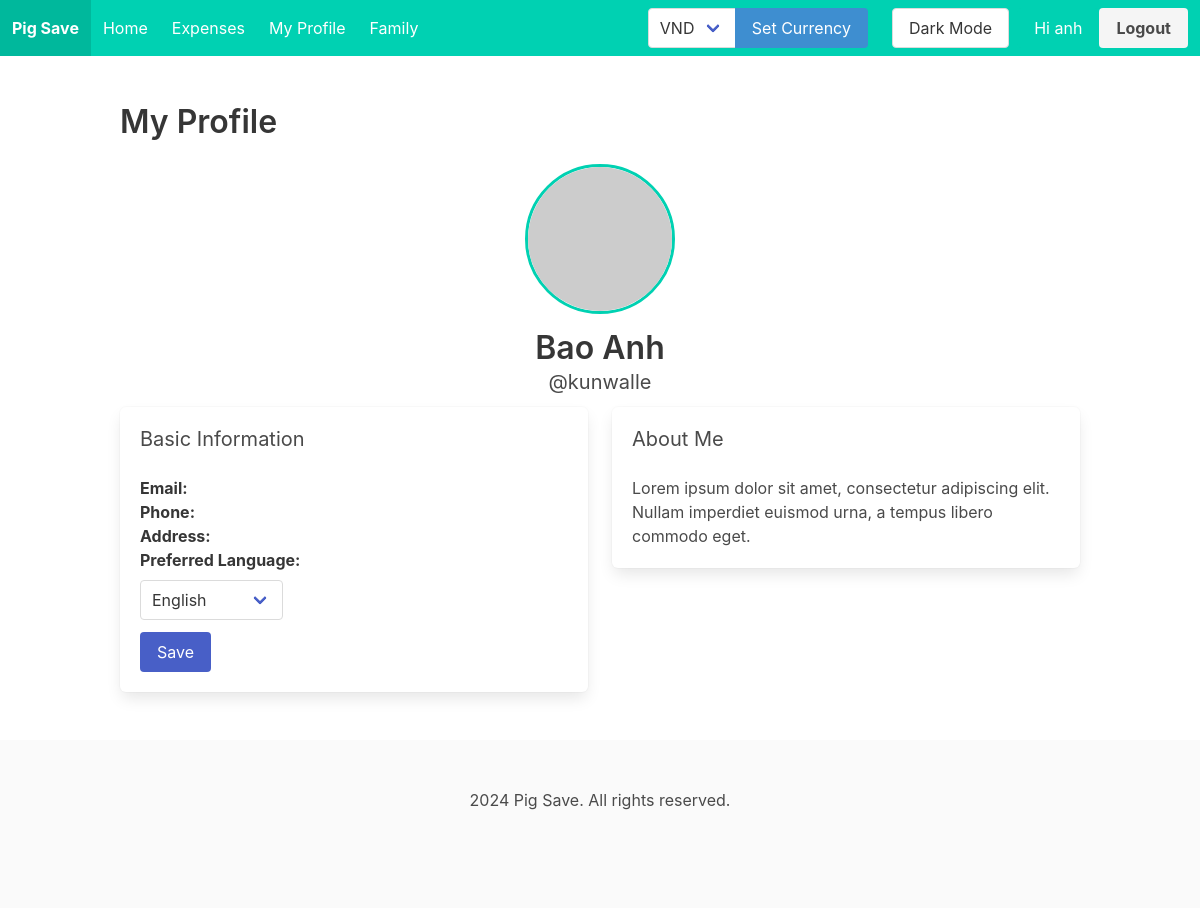
The app's page /profile (signed in), older data.
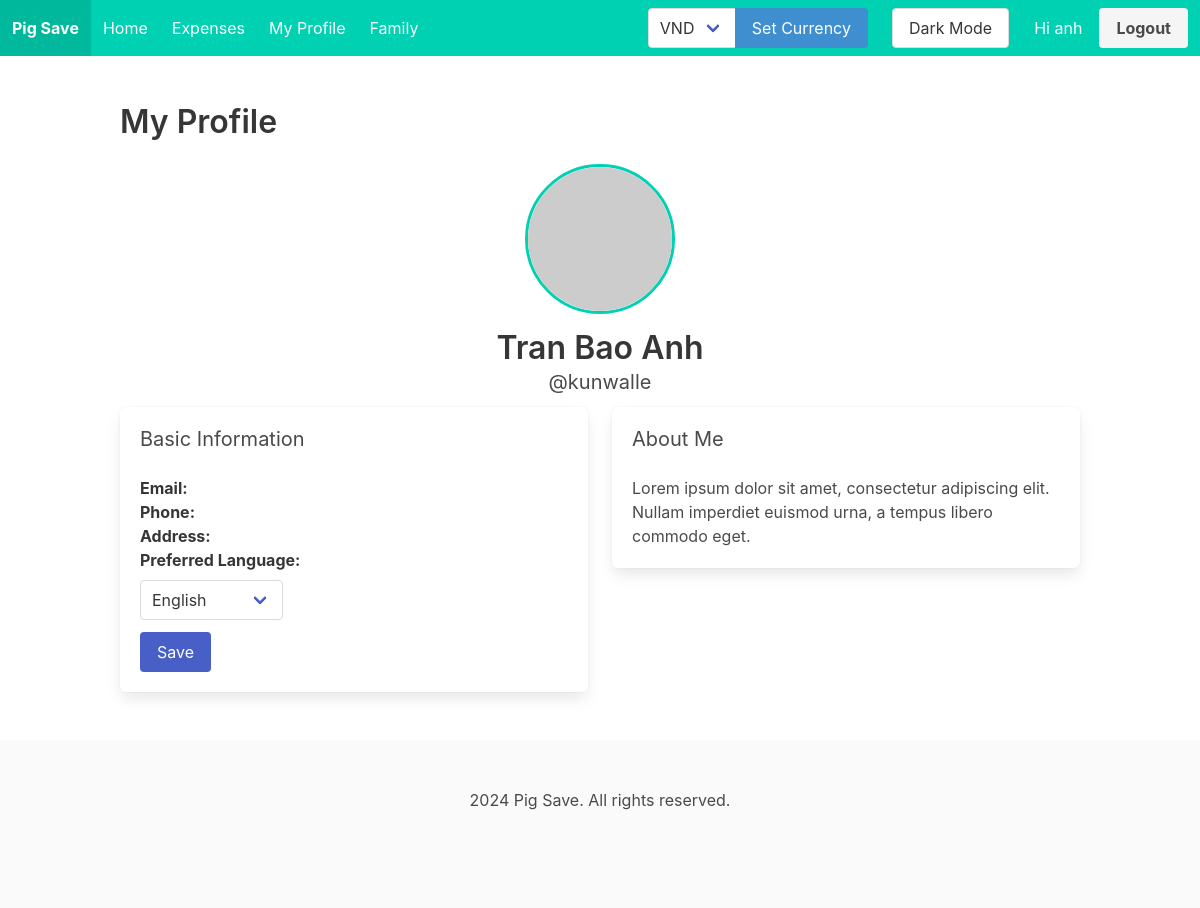
The same page, newer data.
### tables this page shows
CREATE TABLE users (
            id INTEGER PRIMARY KEY AUTOINCREMENT,
            username TEXT NOT NULL UNIQUE,
            name TEXT,
            language TEXT,
            age INTERGER,
            password TEXT NOT NULL
        );

### routes.py (the view)
@routes.route('/profile')
@login_required
def profile():
    return render_template('user/profile.html')

### main.py (called while the page is built)
@app.before_request
def load_user_language():
    if current_user.is_authenticated:
        conn = sqlite3.connect('pig_save.db')
        cursor = conn.cursor()
        cursor.execute("SELECT language FROM users WHERE id = ?", (current_user.id,))
        result = cursor.fetchone()
        if result:
            g.language = result[0]
        else:
            g.language = None

def get_locale():
    language = getattr(g, 'language', None)
    if language is not None:
        return language
    return request.accept_languages.best_match(['vi', 'en'])

@login_manager.user_loader
def load_user(id):
    from models.user import User
    return User.getUser(id)

### models/user.py (called while the page is built)
    def getUser(user_id):
        conn = sqlite3.connect('pig_save.db')
        cursor = conn.cursor()
        cursor.execute('SELECT id, username, name, language, age FROM users WHERE id = ?', (user_id,))
        user = cursor.fetchone()
        conn.close()
        if user:
            return User(user[0], user[1], user[2], user[3], user[4])
        return None

### templates/user/profile.html (shortened to what this page needs)
{% extends "base.html" %}
{% block content %}
<section class="section">
    <div class="container">
        <h1 class="title">My Profile</h1>
        <div class="profile-header">
            <div class="columns is-centered">
                <div class="column has-text-centered">
                    <img src="https://via.placeholder.com/150" alt="Profile Picture" class="profile-picture">
                    <h2 class="title">{{ current_user.name }}</h2>
                    <p class="subtitle">@kunwalle</p>
                </div>
            </div>
        </div>
        <div class="profile-info">
            <div class="columns">
                <div class="column is-half">
                    <div class="box">
                        <h3 class="subtitle">Basic Information</h3>
                        <p><strong>Email:</strong> {{ current_user.email }}</p>
                        <p><strong>Phone:</strong> {{ current_user.phone }}</p>
                        <p><strong>Address:</strong> {{ current_user.address }}</p>
                        <form action="{{ url_for('main.update_language') }}" method="POST">
                            <div class="field">
                                <label class="label" for="language">Preferred Language:</label>
                                <div class="control">
                                    <div class="select">
                                        <select id="language" name="language">
                                            <option value="en" {% if current_user.language == 'en' %}selected{% endif %}>English</option>
                                        </select>
                                    </div>
                                </div>
                            </div>
                            <div class="field">
                                <div class="control">
                                    <button type="submit" class="button is-link">Save</button>
                                </div>
                            </div>
                        </form>
                    </div>
                </div>
                <div class="column is-half">
                    <div class="box">
                        <h3 class="subtitle">About Me</h3>
                        <p>Lorem ipsum dolor sit amet, consectetur adipiscing elit. Nullam imperdiet euismod urna, a tempus libero commodo eget.</p>
                    </div>
                </div>
            </div>
        </div>
    </div>
</section>
{% endblock %}

### templates/base.html (shortened to what this page needs)
<!DOCTYPE html>
<html lang="en">
  <head>
    <link
      rel="stylesheet"
      href="https://cdn.jsdelivr.net/npm/bulma@0.9.3/css/bulma.min.css"
    />
    <link
      rel="stylesheet"
      href="https://cdnjs.cloudflare.com/ajax/libs/font-awesome/5.15.3/css/all.min.css"
    />
    <link rel="stylesheet" href="static/css/darkmode.css">
  </head>
  <body>
    <nav
      class="navbar is-primary"
      role="navigation"
    >
      <div class="navbar-brand">
        <a class="navbar-item" href="{{ url_for('main.dashboard') }}">
          <strong>Pig Save</strong>
        </a>
      </div>
      <div id="navbarBasicExample" class="navbar-menu">
        <div class="navbar-start">
          <a class="navbar-item" href="{{ url_for('main.dashboard') }}">
            {{_('Home')}}
          </a>
          <a class="navbar-item" href="{{ url_for('main.expenses') }}">
            {{_('Expenses')}}
          </a>
          <a class="navbar-item" href="{{ url_for('main.profile') }}">
            {{_('My Profile')}}
          </a>
          <a class="navbar-item" href="{{ url_for('main.family') }}">
            {{_('Family')}}
          </a>
        </div>
        {% if current_user.is_authenticated %}
        {% if current_user.is_authenticated %}
<div class="navbar-end">
  <div class="navbar-item">
    <form method="POST" action="{{ url_for('main.update_currency') }}" class="field has-addons">
      <div class="control">
        <div class="select">
          <select name="currency" id="currency">
            <option value="VND" {% if session.get('currency') == 'VND' %}selected{% endif %}>VND</option>
          </select>
        </div>
      </div>
      <div class="control">
        <button type="submit" class="button is-info">Set Currency</button>
      </div>
    </form>
  </div>
  <div class="navbar-item">
    <div class="buttons">
      <button id="theme-toggle" class="button">Dark Mode</button>
      <a href="{{ url_for('main.profile') }}">
        <span class="button is-primary">Hi {{ current_user.username }}</span>
      </a>
      <a class="button is-light" href="{{ url_for('main.logout') }}">
        <strong>{{_('Logout')}}</strong>
      </a>
    </div>
  </div>
</div>
{% endif %}
        {% endif %}
      </div>
    </nav>
    <main>{% block content %} {% endblock %}</main>
    <footer class="footer">
      <div class="content has-text-centered">
        <p>2024 Pig Save. All rights reserved.</p>
      </div>
    </footer>
  </body>
</html>

Row changes from the older to the newer data that the page shows:
changed users "anh": name "Bao Anh" → "Tran Bao Anh"
